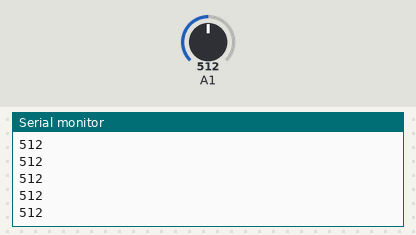
Bench run of a sketch on a simulated Arduino Uno, built with avr-gcc and run on an emulated ATmega328P. On the bench: the last lines printed to the serial monitor. Inputs (shaded band) come from the test bench; at power-on: A1 = 512.

Above: at 1.2 s.
1.3 s: A1 set to 716
At 1.9 s:
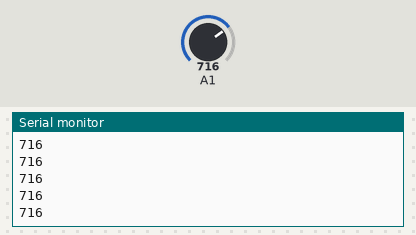
2.8 s: A1 set to 900
At 3.4 s:
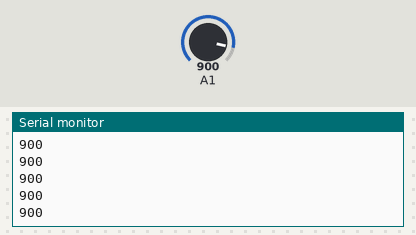
Timing chart, 0 to 5.8 s (numbered marks = the images above; inputs shaded):
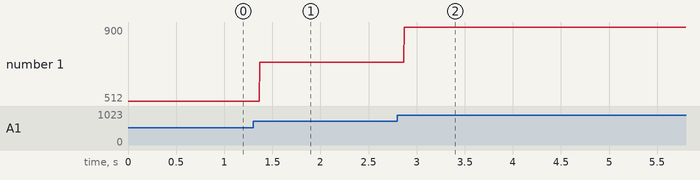

Measured:
- after the input at 1.3 s, the serial monitor: prints a new line after 0.07 s (image 1)
- after the input at 2.8 s, the serial monitor: prints a new line after 0.07 s (image 2)
- plotted number 1: 512 → 716 after the input at 1.3 s, 716 → 900 after the input at 2.8 s

The sketch:

Example1Week5.ino
```cpp
void setup() {
  // put your setup code here, to run once:
  Serial.begin(9600);
  pinMode(A1, INPUT);
}

void loop() {
  // put your main code here, to run repeatedly:
  for (;;)
  {
    int value = analogRead(A1);
    Serial.println(value);
  }
}
```
